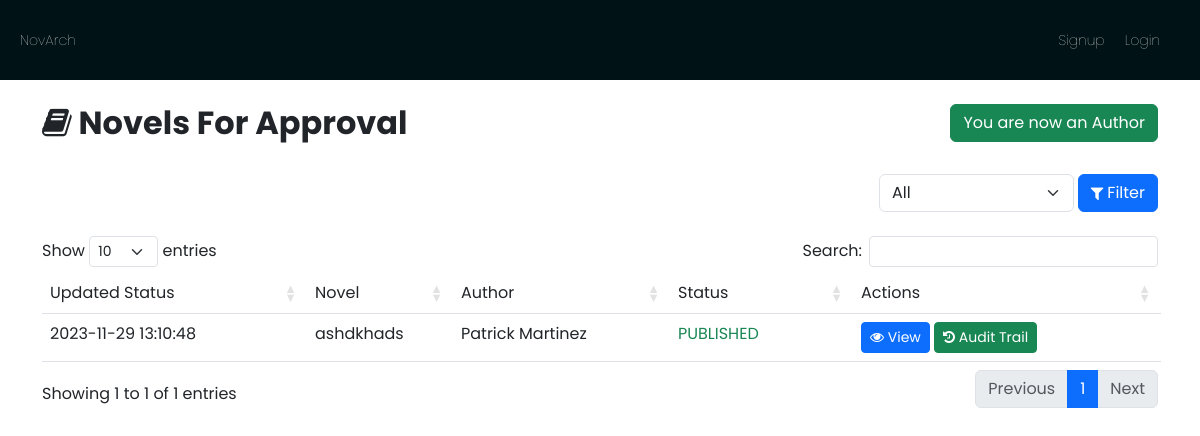
/user_roles/editor/editor-dashboard.php, run on the app's committed database.
### tables this page shows
CREATE TABLE `novels` (
  `id` int(11) NOT NULL,
  `title` varchar(100) NOT NULL,
  `subtitle` varchar(100) NOT NULL,
  `synopsis` text NOT NULL,
  `status` text NOT NULL,
  `novel_image` varchar(255) NOT NULL,
  `users_id` int(11) NOT NULL,
  `novel_added` timestamp NOT NULL DEFAULT current_timestamp()
);

CREATE TABLE `profiles` (
  `profiles_id` int(11) NOT NULL,
  `firstname` varchar(255) NOT NULL,
  `lastname` varchar(255) NOT NULL,
  `birthday` date DEFAULT NULL,
  `profiles_about` text NOT NULL,
  `profiles_introtitle` text NOT NULL,
  `profiles_introtext` text NOT NULL,
  `users_id` int(11) DEFAULT NULL,
  `profile_picture` varchar(255) NOT NULL
);

### functions/database.php (called while the page is built, shortened)
<?php
$host = "localhost";
$username = "root";
$password = "";
$database = "books";
$conn = mysqli_connect($host, $username, $password, $database);
function first($table, $columns_and_values)
{
    global $conn;
    $sql = "SELECT * FROM $table WHERE ";
    $params = [];
    $types = "";
    $i = 0;
    foreach ($columns_and_values as $column => $value) {
        $sql .= "$column = ? ";
        $params[] = &$columns_and_values[$column];
        $types .= "s";
    }
    $sql .= "LIMIT 1";
    $stmt = mysqli_prepare($conn, $sql);
    array_unshift($params, $types);
    call_user_func_array(array($stmt, "bind_param"), $params);
    $stmt->execute();
    $result = $stmt->get_result();
    return $result->fetch_assoc();
}

### user_roles/editor/editor-dashboard.php (the view, shortened to what this page needs)
<?php require_once('header.php');
require_once('../../functions/config.php');
$statusValues = ['Pending', 'PUBLISHED'];
$statusList = "'" . implode("','", $statusValues) . "'";
?>
<div class="container my-4">
    <div class="d-flex justify-content-between my-4">
        <h2 class="h2 text-bold"><i class="fa fa-book"></i> Novels For Approval</h2>
        <div>
            <?php
            $status = first('users', ['users_id' => $_SESSION['userid']]);
            if ($status['users_role'] === "EDITOR") {
            ?>
                <a href="<?php echo $status['users_status'] == 'PENDING' ? '#' : 'revert_author.php' ?>" class="btn btn-sm px-4 <?php echo $status['users_status'] == 'PENDING' ? 'btn-secondary' : 'btn-primary' ?>"><?php echo $status['users_status'] == 'PENDING ' ? 'Requesting to Revert'  : 'Revert to Author' ?></a>
            <?php
            } else { ?>
                <button class="btn btn-success">You are now an Author</button>
            <?php } ?>
        </div>
    </div>
    <div class="row mx-auto my-4 g-0">
        <form method="GET">
            <div class="col-3 offset-9 d-flex">
                <select class="form-select me-1" name="status_list">
                    <option value="All" <?php echo isset($_GET['status_list']) && $_GET['status_list'] === 'All' || !isset($_GET['status_list']) ? 'selected' : ''; ?>>All</option>
                </select>
                <button type="submit" class="btn btn-primary d-flex align-items-center"><i class="fa fa-filter me-1"></i> Filter</button>
            </div>
        </form>
    </div>
    <table class="table" id="tables">
        <thead>
            <tr>
                <td>Updated Status</td>
                <td>Novel</td>
                <td>Author</td>
                <td>Status</td>
                <td>Actions</td>
            </tr>
        </thead>
        <tbody>
            <?php
            $user_id = $_SESSION['userid'];
            $sql = "SELECT * FROM novels as n INNER JOIN profiles as p ON n.users_id=p.users_id WHERE n.status IN ($statusList) AND n.users_id != '$user_id' ORDER BY n.id DESC";
            $result = $conn->query($sql);
            while ($row = $result->fetch_assoc()) {
            ?>
                <tr>
                    <td><?php echo $row['novel_added'] ?></td>
                    <td><?php echo $row['title'] ?></td>
                    <td><?php echo $row['firstname'] . ' ' . $row['lastname'] ?></td>
                    <td class="<?php echo $row['status'] === "Pending" ? 'text-info' : 'text-success' ?>"><?php echo $row['status'] ?></td>
                    <td>
                        <a class="btn btn-primary btn-sm" href="view-novel.php?view=<?php echo $row['id'] ?>"><i class="fa fa-eye"></i> View</a>
                        <button class="btn btn-success btn-sm" data-bs-toggle="modal" data-bs-target="#audit_trail<?= $row['id'] ?>"><i class="fa fa-history"></i> Audit Trail</button>
                    </td>
                </tr>
            <?php
            }
            ?>
        </tbody>
    </table>
</div>
<?php require_once('footer.php') ?>

### css/newcss.css (style rules this page uses)
* { margin: 0; padding: 0; }
body { font-family: "Poppins"; }
.text-bold { font-weight: bold; }

### data on the page
novels: novel_added "2023-11-29 13:10:48", title "ashdkhads", profiles.firstname "Patrick", profiles.lastname "Martinez", status "PUBLISHED"
